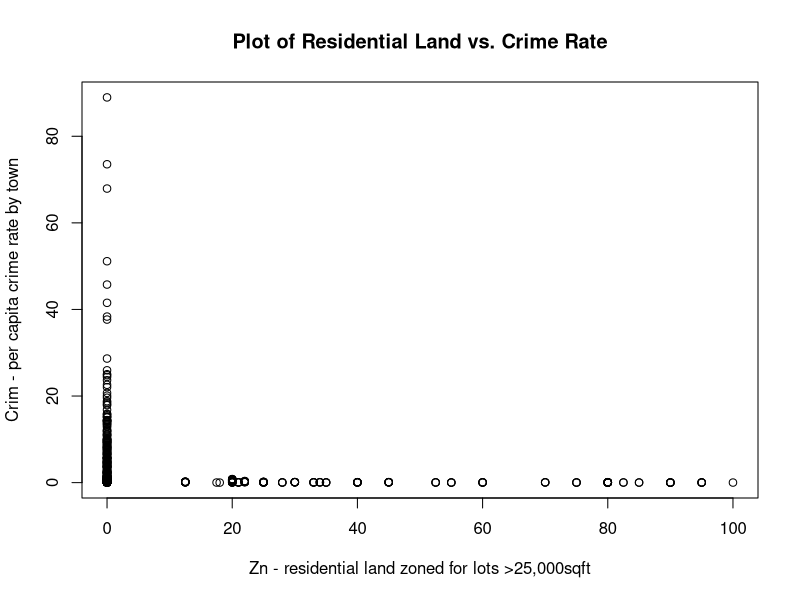
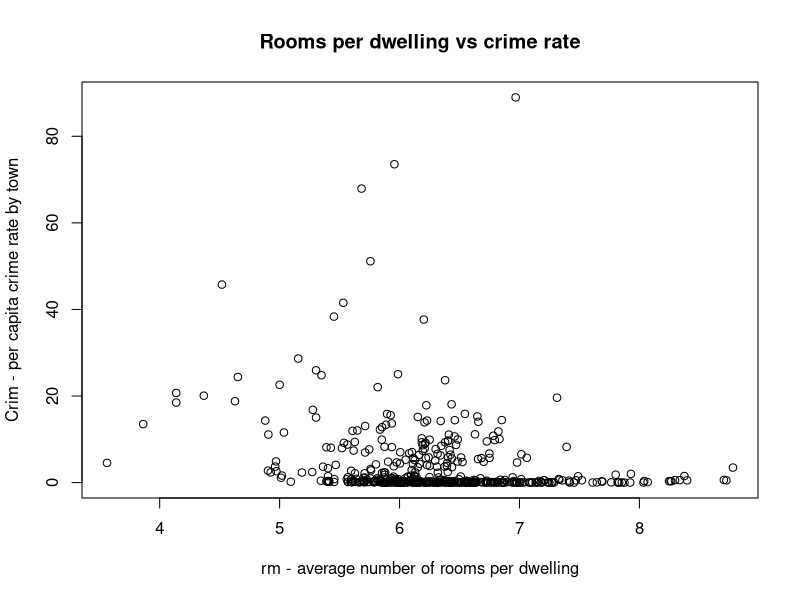
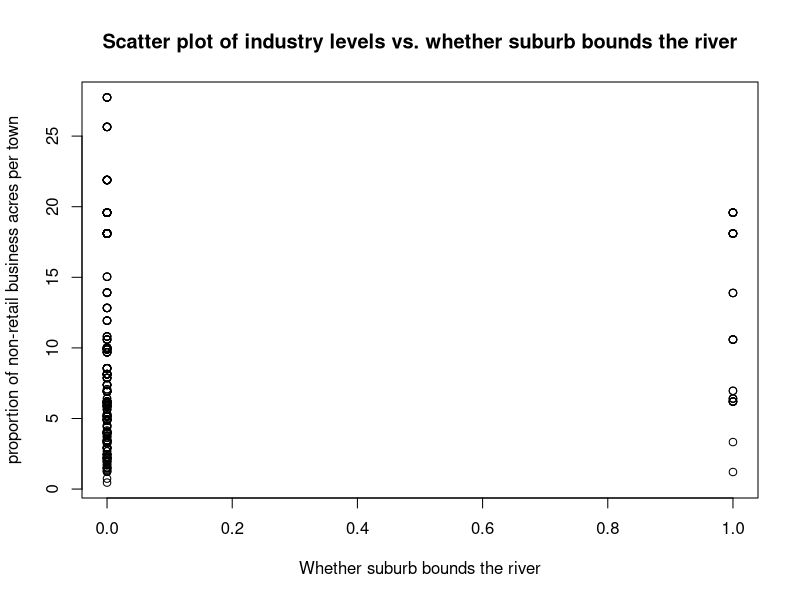
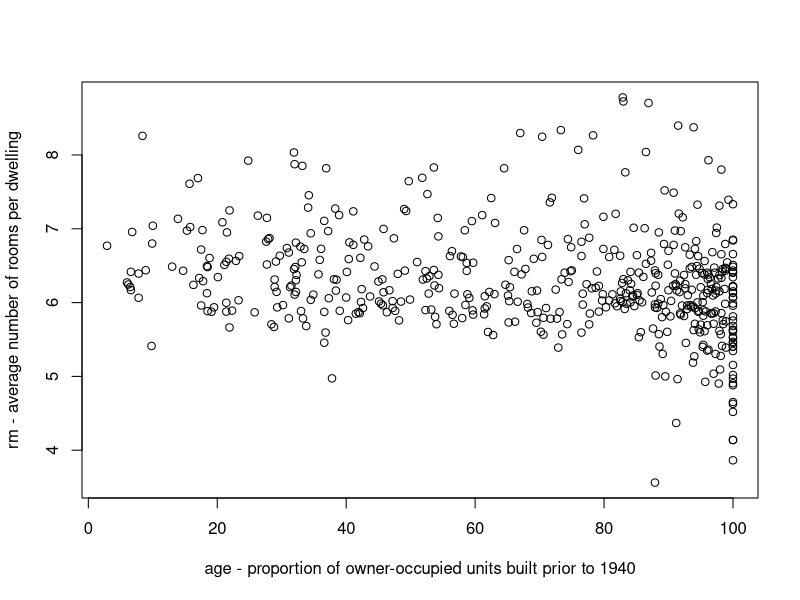
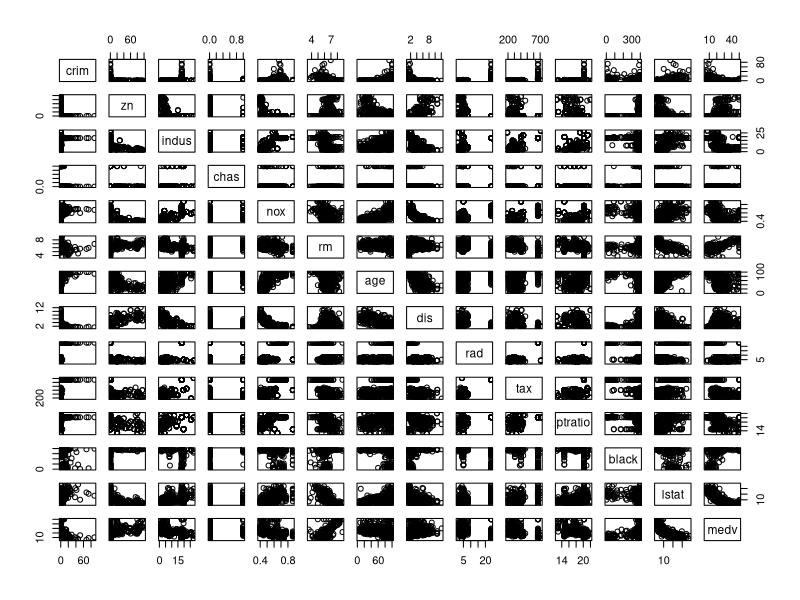
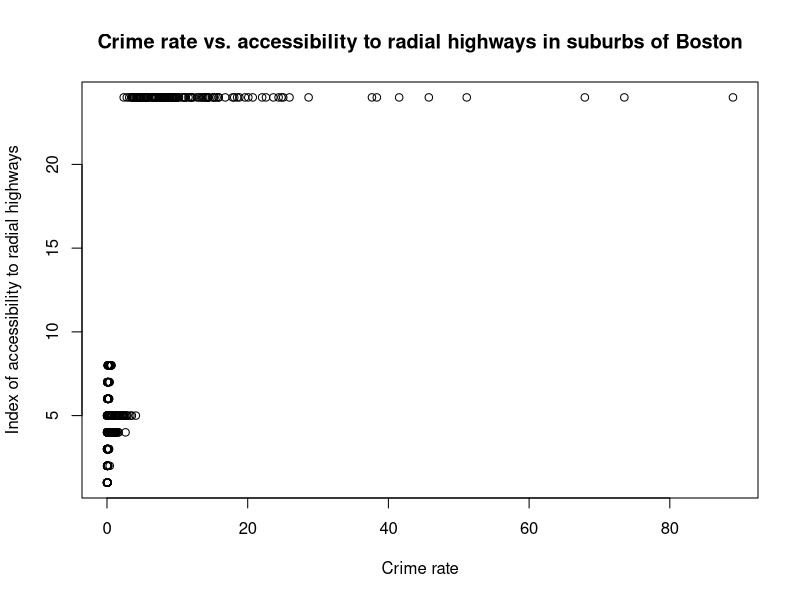
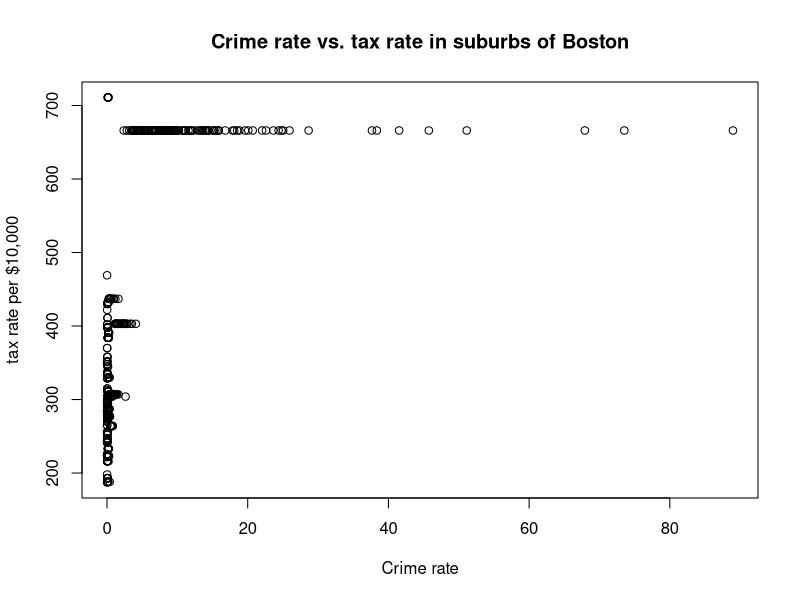
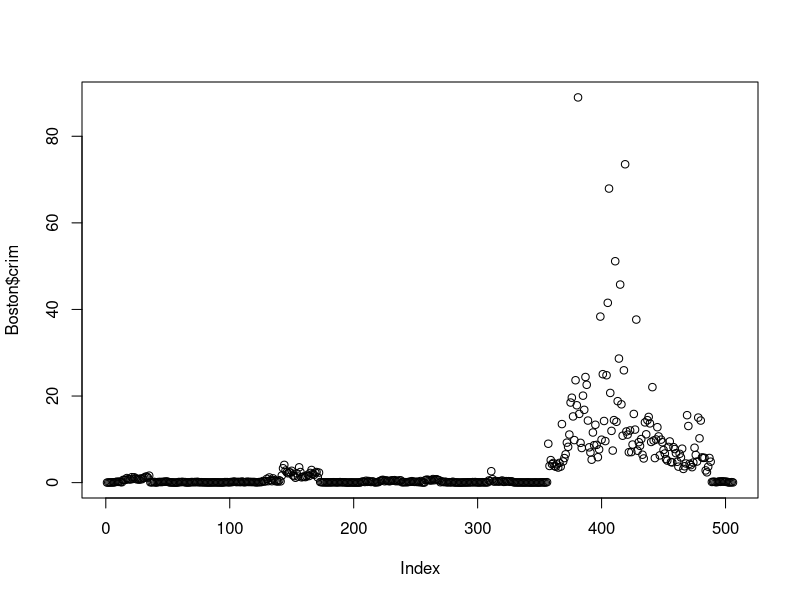

Generate these figures, in order, with R:
## ---- chunk 1
knitr::opts_chunk$set(echo = TRUE)
## ---- chunk 2
x <- c(2,3,0,5,2,1,1,0,3,3)
sort(x)
table(x)
## ---- chunk 3
mean(x)
cat("The mean of x is",mean(x))
## ---- chunk 4
median(x)
cat("The median of x is",median(x))
## ---- chunk 5
mode <- function(x) {
    if (is.numeric(x)) {
        x_table <- table(x)
        return(as.numeric(names(x_table)[which.max(x_table)]))
    }
}
cat("The mode of x is",mode(x))
## ---- chunk 6
var(x)
cat("The variance of x is",var(x))
sd(x)
cat("The variance of x is",var(x))
## ---- chunk 7
y <- c(23,25,18,45,30,21,22,19,29,35)
## ---- chunk 8
cov(x,y)
cor(x,y)
## ---- chunk 9
library(MASS)
?Boston
names(Boston)
## ---- chunk 10
plot(Boston$zn,Boston$crim,xlab="Zn - residential land zoned for lots >25,000sqft",ylab="Crim - per capita crime rate by town",main="Plot of Residential Land vs. Crime Rate")
cov(Boston$zn, Boston$crim)
cor(Boston$zn,Boston$crim)
## ---- chunk 11
plot(Boston$rm,Boston$crim, xlab="rm - average number of rooms per dwelling",ylab="Crim - per capita crime rate by town", main="Rooms per dwelling vs crime rate")
cov(Boston$rm,Boston$crim)
cor(Boston$rm,Boston$crim)
## ---- chunk 12
plot(Boston$chas,Boston$indus,xlab = "Whether suburb bounds the river", ylab="proportion of non-retail business acres per town",main="Scatter plot of industry levels vs. whether suburb bounds the river")
cov(Boston$chas, Boston$indus)
cor(Boston$chas, Boston$indus)
## ---- chunk 13
plot(Boston$age,Boston$rm,xlab="age - proportion of owner-occupied units built prior to 1940",ylab="rm - average number of rooms per dwelling")
cov(Boston$age,Boston$rm)
cor(Boston$age,Boston$rm)
## ---- chunk 14
pairs(Boston)
## ---- chunk 15
cor(Boston$crim,Boston$zn)
## ---- chunk 16
cor(Boston$crim,Boston$indus)
## ---- chunk 17
cor(Boston$crim,Boston$chas)
## ---- chunk 18
cor(Boston$crim,Boston$nox)
## ---- chunk 19
cor(Boston$crim,Boston$rm)
## ---- chunk 20
cor(Boston$crim,Boston$age)
## ---- chunk 21
cor(Boston$crim,Boston$dis)
## ---- chunk 22
cor(Boston$crim,Boston$rad)
plot(Boston$crim,Boston$rad,xlab="Crime rate",ylab="Index of accessibility to radial highways",main="Crime rate vs. accessibility to radial highways in suburbs of Boston")
## ---- chunk 23
cor(Boston$crim,Boston$tax)
plot(Boston$crim,Boston$tax, xlab="Crime rate", ylab="tax rate per $10,000",main="Crime rate vs. tax rate in suburbs of Boston")
## ---- chunk 24
cor(Boston$crim,Boston$ptratio)
## ---- chunk 25
cor(Boston$crim,Boston$black)
## ---- chunk 26
cor(Boston$crim,Boston$lstat)
## ---- chunk 27
cor(Boston$crim,Boston$medv)
## ---- chunk 28
plot(Boston$crim)
table(sort(Boston$crim))
summary(Boston$crim)
newdata <- Boston[which(Boston$crim>20.0),]
newdata
sum(table(sort(newdata$crim)))
## ---- chunk 29
plot(Boston$tax)
table(sort(Boston$tax))
summary(Boston$tax)
newdata <- Boston[which(Boston$tax>=667.0),]
newdata
sum(table(sort(newdata$tax)))
cor(Boston$crim,Boston$tax)
## ---- chunk 30
plot(Boston$ptratio)
hist(Boston$ptratio)
table(sort(Boston$ptratio))
summary(Boston$ptratio)
newdata <- Boston[which(Boston$ptratio>=21.0),]
newdata
sum(table(sort(newdata$ptratio)))
cor(Boston$crim,Boston$ptratio)
## ---- chunk 31
hist(Boston$chas) #approx 20
plot(Boston$chas)
table(sort(Boston$chas)) # 35 suburbs bound the Charles river
newdata <- Boston[which(Boston$chas==1),]
table(newdata$chas) # there are 35 suburbs which bound the Charles river
## ---- chunk 32
summary(Boston$ptratio)
## ---- chunk 33
summary(Boston$medv)
table(sort(Boston$medv))
newdata <- Boston[which(Boston$medv==5.0),]
newdata
summary(Boston)
## ---- chunk 34
table(sort(Boston$rm))
newdata <- Boston[which(Boston$rm>=7.0),]
sum(table(sort(newdata$rm))) # there are 64 suburbs which average more than 7 rooms per dwelling

newdata <- Boston[which(Boston$rm>8.0),]
sum(table(sort(newdata$rm))) # there are 13 suburbs which average more than 8 rooms per dwelling
newdata
cor(newdata$rm,newdata$crim)
cor(newdata$rm,newdata$zn)
cor(newdata$rm,newdata$indus)
cor(newdata$rm,newdata$chas)
cor(newdata$rm,newdata$nox)
cor(newdata$rm,newdata$age)
cor(newdata$rm,newdata$dis)
cor(newdata$rm,newdata$rad)
cor(newdata$rm,newdata$tax)
cor(newdata$rm,newdata$ptratio)
cor(newdata$rm,newdata$black)
cor(newdata$rm,newdata$lstat)
cor(newdata$rm,newdata$medv)

## ---- chunk 35
rm(list=ls()) # removes all data
## ---- chunk 36
set.seed(1)
x=rnorm(100,mean=0,sd=1)
## ---- chunk 37
eps=rnorm(100,mean=0,sd=sqrt(0.25))
## ---- chunk 38
y<-(-1)+0.5*x+eps
## ---- chunk 39
plot(x,y,xlim=c(-3,3),ylim=c(-3,1))
## ---- chunk 40

plot(x,y,xlim=c(-3,3),ylim=c(-3,1),col="green")
Myregression = data.frame(x,y) # put vectors x and y into a data frame
lm.fit.Myregression=lm(y~x, data=Myregression) # call the variable lm.fit.Myregression

abline(lm.fit.Myregression, col="red") # fit the regression line
summary(lm.fit.Myregression) # give a summary of the coefficients and standard error
coefficients(lm.fit.Myregression) # gives the coefficients
beta0hat=lm.fit.Myregression$coefficients[1]
beta0hat #the value of beta0hat
beta1hat=lm.fit.Myregression$coefficients[2]
beta1hat #the value of beta1hat
## ---- chunk 41
summary(lm.fit.Myregression)
beta0popln=-1+0.04849 # Population mean coefficient beta0popln is the coefficient plus the standard error, given by the summary function above
beta0popln # beta0 (intercept) for the population, rather than the sample
beta1popln=0.5+0.05386 # Population mean coefficient beta1popln is the coefficent plus the standard error
beta1popln  #beta1 (slope of line) for the population, rather than the sample
## ---- chunk 42

plot(x,y,xlim=c(-3,3),ylim=c(-3,1),col="green")
Myregression = data.frame(x,y) # put vectors x and y into a data frame
lm.fit.Myregression=lm(y~x, data=Myregression) # call the variable lm.fit.Myregression
abline(lm.fit.Myregression, col="red") # fit the regression line
abline(beta0popln,beta1popln,untf=FALSE,col="blue") # fits the population mean on the graph
legend("topleft", inset=.05, c("regression line","population mean"),lty=c(1,1),lwd=c(1,1),col=c("red","blue"),bty="n",xjust=0,ncol=1)

